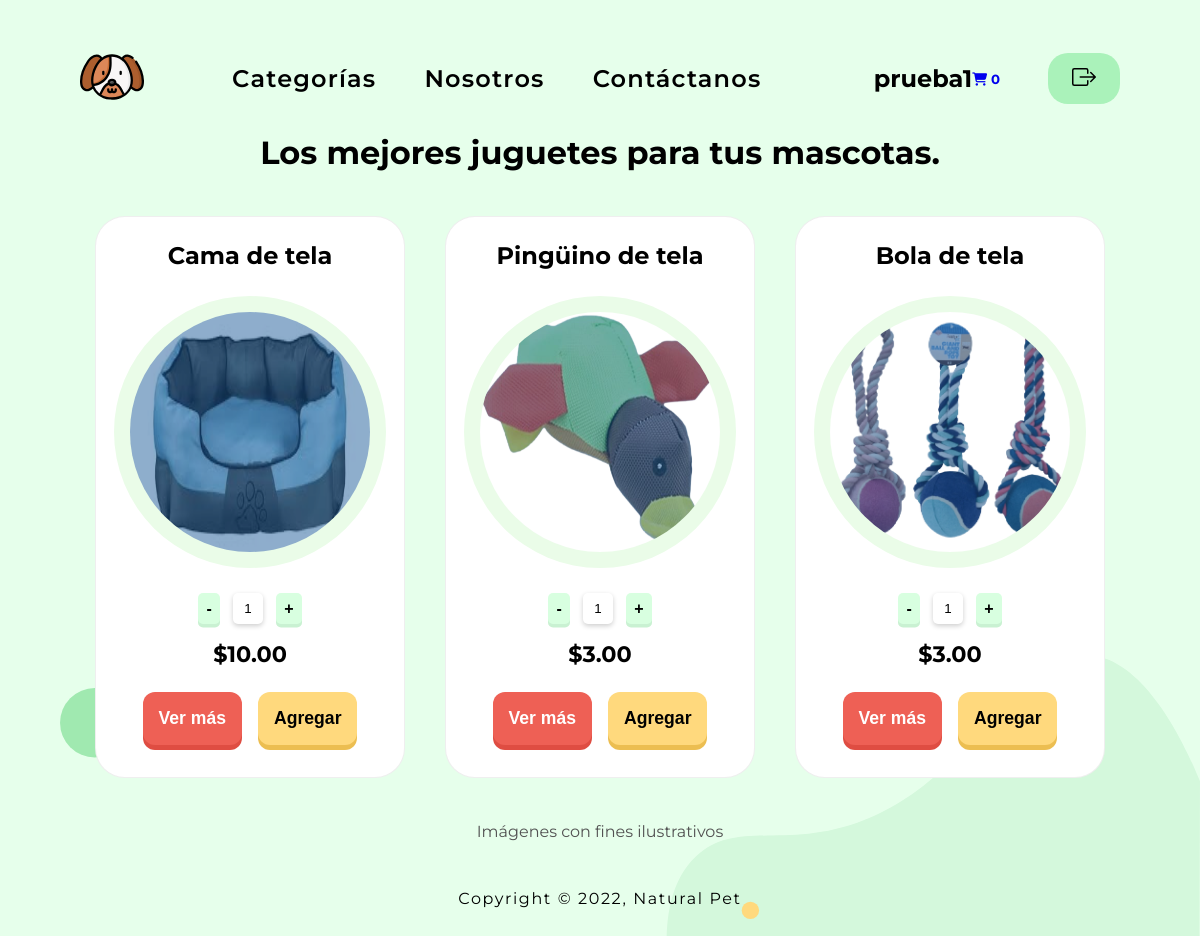
The app's page /paginas/cate1.php (signed in) with its own data.
### tables this page shows
CREATE TABLE IF NOT EXISTS `productos` (
  `IDProducto` int(5) UNSIGNED ZEROFILL NOT NULL AUTO_INCREMENT,
  `IDCategoria` int(5) UNSIGNED ZEROFILL NOT NULL,
  `producto` varchar(250) NOT NULL,
  `descripcion` varchar(300) NOT NULL,
  `precio` double(10,2) NOT NULL,
  `imagen` varchar(255) NOT NULL,
  `href` varchar(255) NOT NULL,
  PRIMARY KEY (`IDProducto`),
  KEY `IDCategoria` (`IDCategoria`)
);

### paginas/cate1.php (the view, shortened to what this page needs)
<?php
    include ("../php/config.php");
?>
<!DOCTYPE html>
<html lang="en">
<head>
    <link href="../css/cates.css" rel="stylesheet" type="text/css">
    <link rel="stylesheet" href="../css/cates.css?v=<?php echo(rand()); ?>" />
    <link rel="stylesheet" href="https://stackpath.bootstrapcdn.com/font-awesome/4.7.0/css/font-awesome.min.css">
    <link href="../js/jquery.nice-number.css" rel="stylesheet" type="text/css">
    <link rel="stylesheet" href="../js/jquery.nice-number.css?v=<?php echo(rand()); ?>" />
</head>
<body>
    <header>
        <div>
            <a href="../paginas/inicio.php"><img src="../img/dogoo.svg" alt=""></a>
        </div>
        <nav>
            <ul>
                <li><a href="./categorias.php">Categorías</a></li>
                <li><a href="./nosotros.php">Nosotros</a></li>
                <li><a href="./contactanos.php">Contáctanos</a></li>
            </ul>
        </nav>
        <div class="rbox" style="display: flex;">
          <div class="logout" style="display: flex; align-items: center; justify-content: center; margin-right: 3rem;">
              <?php echo "<h2>" . $_SESSION['usuario'] . "</h2>"; ?>
              <div class="carticon">
                  <a href="../php/carrito.php" class="nav-item nav-link active">
                      <h5>
                          <i class="fas fa-shopping-cart"></i>
                          <?php
                          if (isset($_SESSION['add_carro'])){
                              $count = count($_SESSION['add_carro']);
                              echo "<span id='cart_count' class=''>$count</span>";
                          }else{
                              echo "<span id='cart_count' class=''>0</span>";
                          }
                          ?>
                      </h5>
                  </a>
                </div>
            </div>
            <div class="upbtns" style="width: auto; justify-content: center;">
                <a href="../php/logout.php" style="text-decoration: none;">
                </a>
            </div>
        </div>
    </header>
    <main>
        <div class="content-area">
            <h2>Los mejores juguetes para tus mascotas.</h2>
            <div class="flex-container">
            <?php
                $sql = "SELECT * FROM productos WHERE IDCategoria = '00001' ";
                $resul = mysqli_query($conn, $sql);
                if (mysqli_num_rows($resul) > 0) {
                    while ($row = mysqli_fetch_array($resul)) {
                ?>
                    <form method="POST" action="">
                            <div class="product">
                                <p class="product-title"><?php echo $row['producto']; ?></p>
                                <div class="cen">
                                    <div class="circle">
                                        <img src="../img/<?php echo $row['imagen']; ?>" alt="">
                                    </div>
                                </div>
                                <div class="cantidad">
                                    <center><input type="number" name="item_cantidad" min="1" max="100" value="1" readonly/></center>
                                </div>
                                <div class="product-text">
                                    <p>$<?php echo $row['precio']; ?></p>
                                </div>
                                <div id="btnpro">
                                    <input class="btn vermas" type="button" onClick="parent.location='./<?php echo $row['href']; ?>'" name="vermas" value="Ver más">
                                    <input class="btn agregar" type="submit" name="agregar" value="Agregar">
                                </div>
                            </div>
                        </form>
                        <?php
                    }
                }
            ?>
        </div>
        </div>
    </main>
    <div class="text1"><p>Imágenes con fines ilustrativos</p></div>
    <footer>
        <p>Copyright &copy;
            , Natural Pet
        </p>
    </footer>
</body>
</html>

### css/cates.css (style rules this page uses)
* { margin: 0; padding: 0; }
:root { --color-primary: #ffffff; --color-secondary: #232323; --text-primary: #1f1f1f; --text-secondary: #707070; --bg-greendark: #D4F8DC; --bg-greenlight: #E6FFEB; }
a { text-decoration: none; }
html { background-image: url(../svg/contact.svg); background-repeat: no-repeat; background-size: 95%; background-position: bottom right; background-color: var(--bg-greenlight); }
body { font-family: 'Montserrat'; }
header { display: flex; align-items: center; justify-content: space-between; margin-left: 5rem; margin-right: 5rem; margin-top: 1.5rem; }
main { display: flex; flex-direction: column; align-items: center; justify-content: center; }
header img { height: 4rem; width: 4rem; }
.upbtns { display: flex; align-items: center; justify-content: space-between; background-color: #AAF2BA; border-radius: 20px; height: 3.2rem; width: 4.6rem; padding-left: 1.5rem; padding-right: 1.5rem; }
.upbtns a svg { text-decoration: none; color:black; height: 1.5rem; width: auto; }
nav li::before { transform: scaleX(0); transform-origin: bottom right; }
nav li::before { content: " "; position: absolute; top: 1.9rem; right: 0; bottom: 0; left: 0; height: 0.16rem; background: #60D394; transition: transform .3s ease; }
nav li { position: relative; text-decoration: none; }
nav ul { float: right; padding: 2.5rem; }
nav ul li { display: inline-block; float: left; }
nav ul li:not(:first-child) { margin-left: 48px; }
nav ul li:last-child { margin-right: 24px; }
nav ul li a { display: inline-block; outline: none; color: #000; text-decoration: none; font-size: 1.5rem; letter-spacing: 1.2px; font-weight: 600; }
.content-area { width: 100%; position: relative; }
.content-area h2 { display: flex; align-items: center; justify-content: center; font-size: 2rem; margin-bottom: 1.5rem; }
.flex-container { width: auto; height: auto; justify-content: center; align-items: center; display: flex; flex-flow: row wrap; flex-direction: flex-start; }
.product { position: relative; max-width: 260px; margin: 20px; border: 1px solid rgba(214, 214, 214, 0.4); border-radius: 30px; height: auto; padding: 1.5rem; background-color: #fff; }
.product-title { padding: 1rem; padding-top: 0; margin: 0; font-size: 1.5rem; font-weight: 700; display: flex; justify-content: center; align-items: center; }
.product-text { display: flex; justify-content: center; align-items: center; margin: 1rem; font-size: 1.4rem; font-weight: 700; }
.flex-container p { font-family: 'Montserrat';s }
.text1 { display: flex; justify-content: center; align-items: center; color: rgb(82, 82, 82); margin-top: 1.5rem; }
.cantidad { display: flex; justify-content: center; margin: 1rem; }
.cantidad input { border: none; outline: none; padding: 0.5rem; border-radius: 5px; margin: 0 0.8rem !important; box-shadow: 0 2px 5px rgb(206, 206, 206); }
#btnpro { display: flex; justify-content: center }
.btn { border-radius: 12px; padding: 1rem 1rem; font-size: 1.1rem; text-decoration: none; margin: 0.5rem; color: #fff; position: relative; display: inline-block; border: none; }
.vermas { font-weight: 600; background-color: #EE6055; box-shadow: 0px 5px 0px 0px #df4d42; }
.agregar { font-weight: 600; color: black; background-color: #FFD97D; box-shadow: 0px 5px 0px 0px #ecbe51; }
.cen { display: flex; justify-content: center; align-items: center; padding: 0.6rem; }
.cen img { border-radius: 50%; height: 30vh; width: 30vh; }
.circle { display: flex; justify-content: center; align-items: center; background-color: #eafce8; border-radius: 50%; padding: 1rem; }
footer { display: flex; justify-content: center; align-items: center; width: 100%; margin-top: 3rem; margin-bottom: 3rem; letter-spacing: 0.1rem; }

### records on screen
productos: producto "Cama de tela", imagen (picture), precio "10.00"
productos: producto "Pingüino de tela", imagen (picture), precio "3.00"
productos: producto "Bola de tela", imagen (picture), precio "3.00"

### other values on screen
$_SESSION['usuario'] "prueba1"
